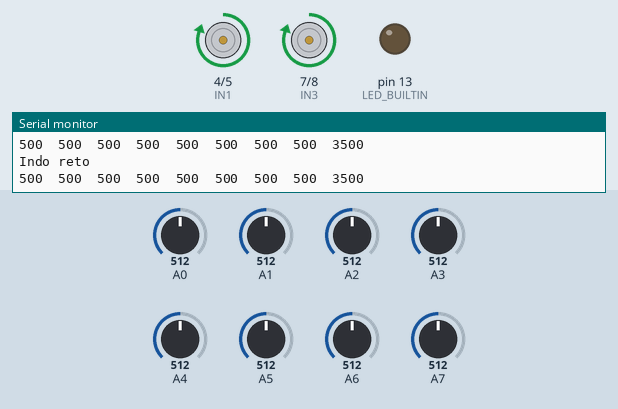
Recording of a sketch running on a simulated Arduino Nano, built with avr-gcc and run on an emulated ATmega328P. Parts: motor-driver pin pairs drawn as motors (green arrow = first pin HIGH = forward, orange = second pin HIGH = backward, longer = more drive, scaled by the enable pin), output pins drawn as LEDs (lit = HIGH), the last lines printed to the serial monitor. The inputs (shaded band) are chosen by the test bench; at power-on: A0 = 512, A5 = 512, A1 = 512, A4 = 512, A2 = 512, A3 = 512, A6 = 512, A7 = 512.

Above: at 12.7 s.
12.8 s: A0 set to 298
14.3 s: A0 set to 279
At 14.9 s:
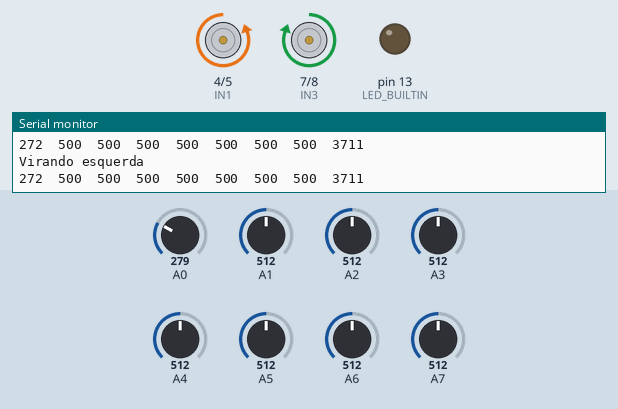
15.8 s: A5 set to 487
17.3 s: A5 set to 466
At 18.0 s:
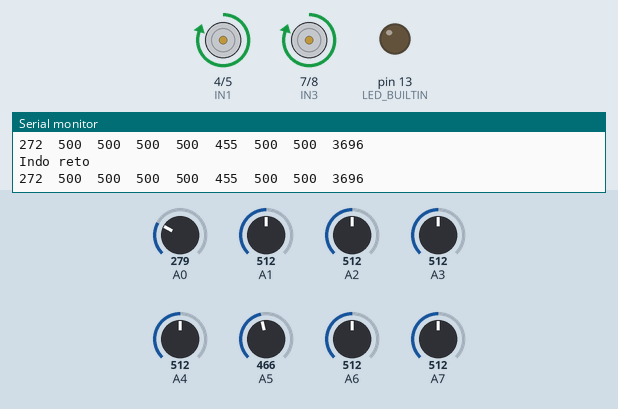
20.3 s: A1 set to 498
At 20.8 s:
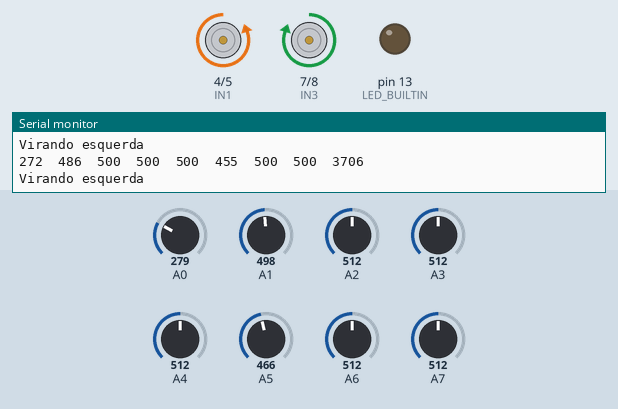
21.9 s: A4 set to 390
At 23.1 s:
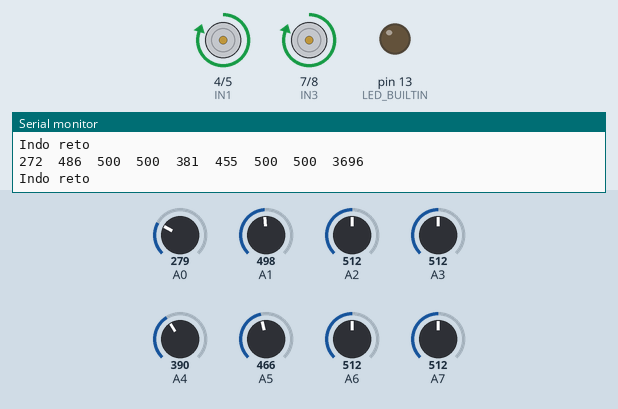
Timing chart, 0 to 24.9 s (numbered marks = the images above; inputs shaded):
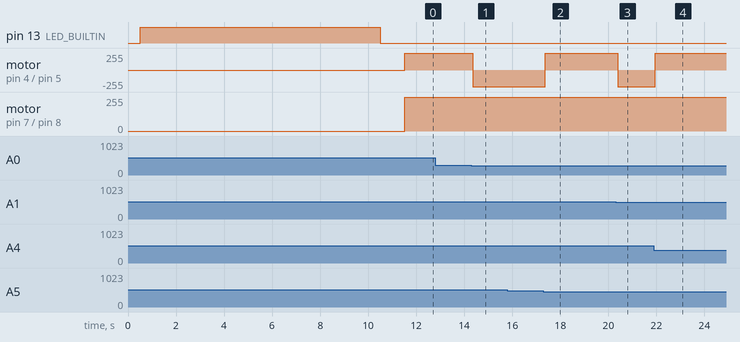

Measured:
- the behaviour switches between 291 and 290 on A0 (found by bisection; images 0 and 1)
- the behaviour switches between 478 and 477 on A5 (found by bisection; images 1 and 2)
- the behaviour switches between 507 and 506 on A1 (found by bisection; images 2 and 3)
- after the input at 14.3 s, motor on pin 4 (IN1) / pin 5 (IN2): forward 254/255 → backward 254/255 after 0.05 s
- after the input at 17.3 s, motor on pin 4 (IN1) / pin 5 (IN2): backward 254/255 → forward 254/255 after 0.08 s
- after the input at 20.3 s, motor on pin 4 (IN1) / pin 5 (IN2): forward 254/255 → backward 254/255 after 0.08 s
- after the input at 21.9 s, motor on pin 4 (IN1) / pin 5 (IN2): backward 254/255 → forward 254/255 after 0.06 s

The sketch:

codigo_0610.ino
```cpp
//biblioteca
#include <QTRSensors.h>

//declarando sensor
QTRSensors qtr;

const uint8_t SensorCount = 8;
uint16_t sensorValues[SensorCount];

//Motor A
int PWMA = 3;
int IN1 = 4; // Esquerda Frente
int IN2 = 5; // Esquerda traz

//Motor B
int PWMB = 6;
int IN3 = 7; // direita frente
int IN4 = 8; // direita traz

//Variáveis de velocidade
#define Vmax 254
#define Vmin 0
#define Vmedia 254

void setup() {

  // configure the sensors
  qtr.setTypeAnalog();
  qtr.setSensorPins((const uint8_t[]){A0, A1, A2, A3, A4, A5, A6, A7}, SensorCount);
  qtr.setEmitterPin(2);

  delay(500);
  pinMode(LED_BUILTIN, OUTPUT);
  digitalWrite(LED_BUILTIN, HIGH); // turn on Arduino's LED to indicate we are in calibration mode

  for (uint16_t i = 0; i < 400; i++)
  {
    qtr.calibrate();
  }
  digitalWrite(LED_BUILTIN, LOW); // turn off Arduino's LED to indicate we are through with calibration

  // print the calibration minimum values measured when emitters were on
  Serial.begin(9600);
  for (uint8_t i = 0; i < SensorCount; i++)
  {
    Serial.print(qtr.calibrationOn.minimum[i]);
    Serial.print(' ');
  }
  Serial.println();

  // print the calibration maximum values measured when emitters were on
  for (uint8_t i = 0; i < SensorCount; i++)
  {
    Serial.print(qtr.calibrationOn.maximum[i]);
    Serial.print(' ');
  }
  Serial.println();
  Serial.println();
  delay(1000);

  // inicializando os pinos do motor A
  pinMode (PWMA, OUTPUT);
  pinMode (IN1, OUTPUT);
  pinMode (IN2, OUTPUT);

   // inicializando os pinos do motor B
  pinMode (PWMB, OUTPUT);
  pinMode (IN3, OUTPUT);
  pinMode (IN4, OUTPUT);

}

void loop() {

  uint16_t position = qtr.readLineBlack(sensorValues);

  for (uint8_t i = 0; i < SensorCount; i++)
  {
    Serial.print(sensorValues[i]);
    Serial.print('\t');
  }
  Serial.println(position);
  //delay(250);

  //andar para frente
if(position > 2700 && position < 3700){

  digitalWrite(IN1,HIGH);
  digitalWrite(IN2,LOW);
  analogWrite (PWMA,Vmedia);

  digitalWrite(IN3,HIGH);
  digitalWrite(IN4,LOW);
  analogWrite (PWMB,Vmedia);

  Serial.println("Indo reto");

} else if(position >= 3700){ //andar para a esquerda

  digitalWrite(IN1,LOW);
  digitalWrite(IN2,HIGH);
  analogWrite (PWMA,Vmax);

  digitalWrite(IN3,HIGH);
  digitalWrite(IN4,LOW);
  analogWrite (PWMB,Vmax);

  Serial.println("Virando esquerda");

} else if(position <= 2700){ //andar para a direita

  digitalWrite(IN1,HIGH);
  digitalWrite(IN2,LOW);
  analogWrite (PWMA,Vmax);

  digitalWrite(IN3,LOW);
  digitalWrite(IN4,HIGH);
  analogWrite (PWMB,Vmax);

  Serial.println("Virando direita");

}

  /*//Motor A
  //combinação esquerda frente
  digitalWrite(IN1,HIGH);
  digitalWrite(IN2,LOW);

  //Combinação esquerda traz
   //digitalWrite(IN1,LOW;
   //digitalWrite(IN2,HIGH);

     //combinação direita frente
      //digitalWrite(IN3,HIGH);
      //digitalWrite(IN4,LOW);

         //combinação direita traz
      //digitalWrite(IN3,HIGH);
      //digitalWrite(IN4,LOW);


    //Definindo velocidade baixa
    analogWrite (PWMA,70);*/
}
```
